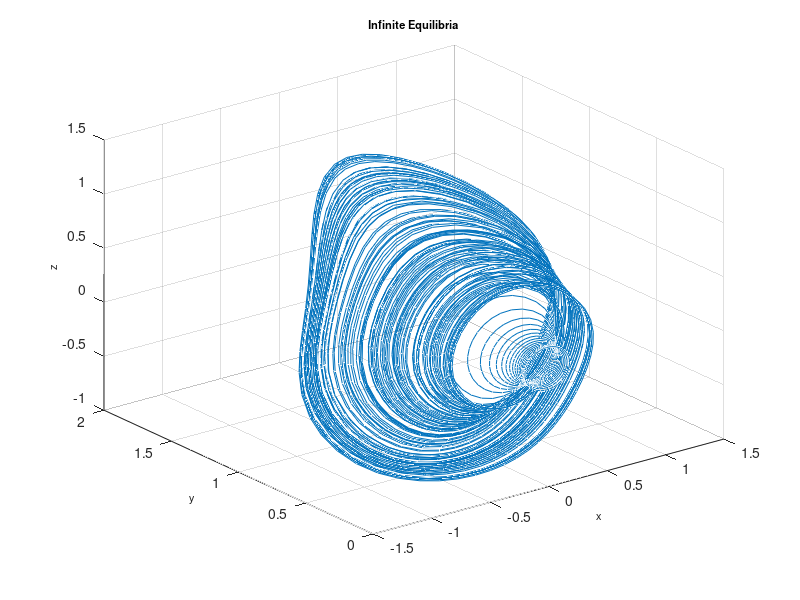

Write MATLAB code to recreate this figure.
function Infinite
%==========================================================================
% Matlab program to plot a phase portrait of the 3D chaotic system
%==========================================================================
clear
clc
clf
%==================== Parameters ==========================================
a = 0.1;
%===================== Initial conditions =================================
initial=[0.1, 0.1, 0.2]; 
% =============== Solves ODEs =============================================
deq1=@(t,x) [-x(3); x(1)*x(3)^2; x(1)-a*exp(x(2))+x(3)*(x(2)^2-x(3)^2)];
[~,sol] = ode45(deq1,[0, 1000],initial);
%============= Runs simulation ============================================
    plot3(sol(:,1),sol(:,2),sol(:,3)),grid
    title('Infinite Equilibria','fontsize',8)
    xlabel('x','fontsize',8)
    ylabel('y','fontsize',8)
    zlabel('z','fontsize',8)
%================= End of program =========================================